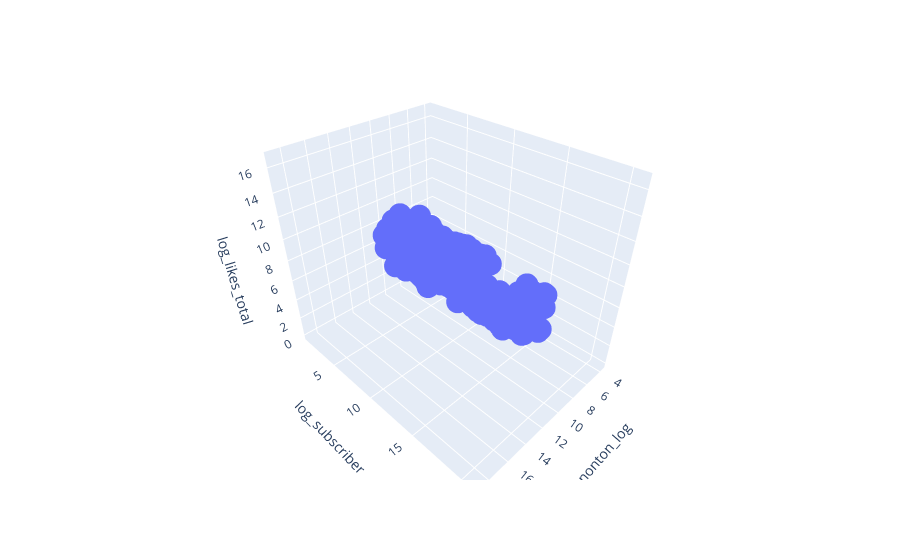

Notebook cell for this chart:
### Code cell
px.scatter_3d(data, x = 'Penonton_log', y = 'log_subscriber', z= 'log_likes_total', color_continuous_scale='bluered')

### Figure 1 — Plotly figure (JSON) as saved in the notebook; plotly's stock layout.template omitted (floating-point values rounded to 4 significant figures; data arrays with more than 128 entries replaced by an {"elided": "..."} marker saying what was removed)
{"data": [{"hovertemplate": "Penonton_log=%{x}<br>log_subscriber=%{y}<br>log_likes_total=%{z}<extra></extra>", "legendgroup": "", "marker": {"color": "#636efa", "symbol": "circle"}, "mode": "markers", "name": "", "scene": "scene", "showlegend": false, "type": "scatter3d", "x": {"elided": "1139 float values"}, "y": {"elided": "1139 float values"}, "z": {"elided": "1139 float values"}}], "layout": {"legend": {"tracegroupgap": 0}, "margin": {"t": 60}, "scene": {"domain": {"x": [0, 1], "y": [0, 1]}, "xaxis": {"title": {"text": "Penonton_log"}}, "yaxis": {"title": {"text": "log_subscriber"}}, "zaxis": {"title": {"text": "log_likes_total"}}}}}
